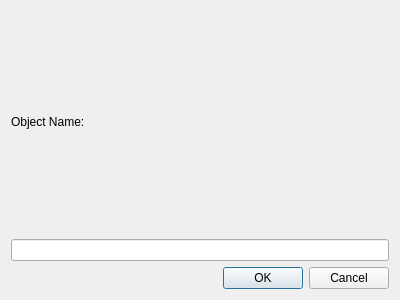
<?xml version="1.0" encoding="UTF-8"?>
<ui version="4.0">
 <class>ObjectCreatorDialog</class>
 <widget class="QDialog" name="ObjectCreatorDialog">
  <property name="geometry">
   <rect>
    <x>0</x>
    <y>0</y>
    <width>400</width>
    <height>300</height>
   </rect>
  </property>
  <property name="windowTitle">
   <string>Create Object</string>
  </property>
  <layout class="QVBoxLayout" name="verticalLayout">
   <item>
    <widget class="QLabel" name="label">
     <property name="text">
      <string>Object Name:</string>
     </property>
    </widget>
   </item>
   <item>
    <widget class="QLineEdit" name="objectNameLineEdit"/>
   </item>
   <item>
    <widget class="QDialogButtonBox" name="buttonBox">
     <property name="standardButtons">
      <set>QDialogButtonBox::Cancel|QDialogButtonBox::Ok</set>
     </property>
    </widget>
   </item>
  </layout>
 </widget>
 <resources/>
 <connections/>
</ui>
